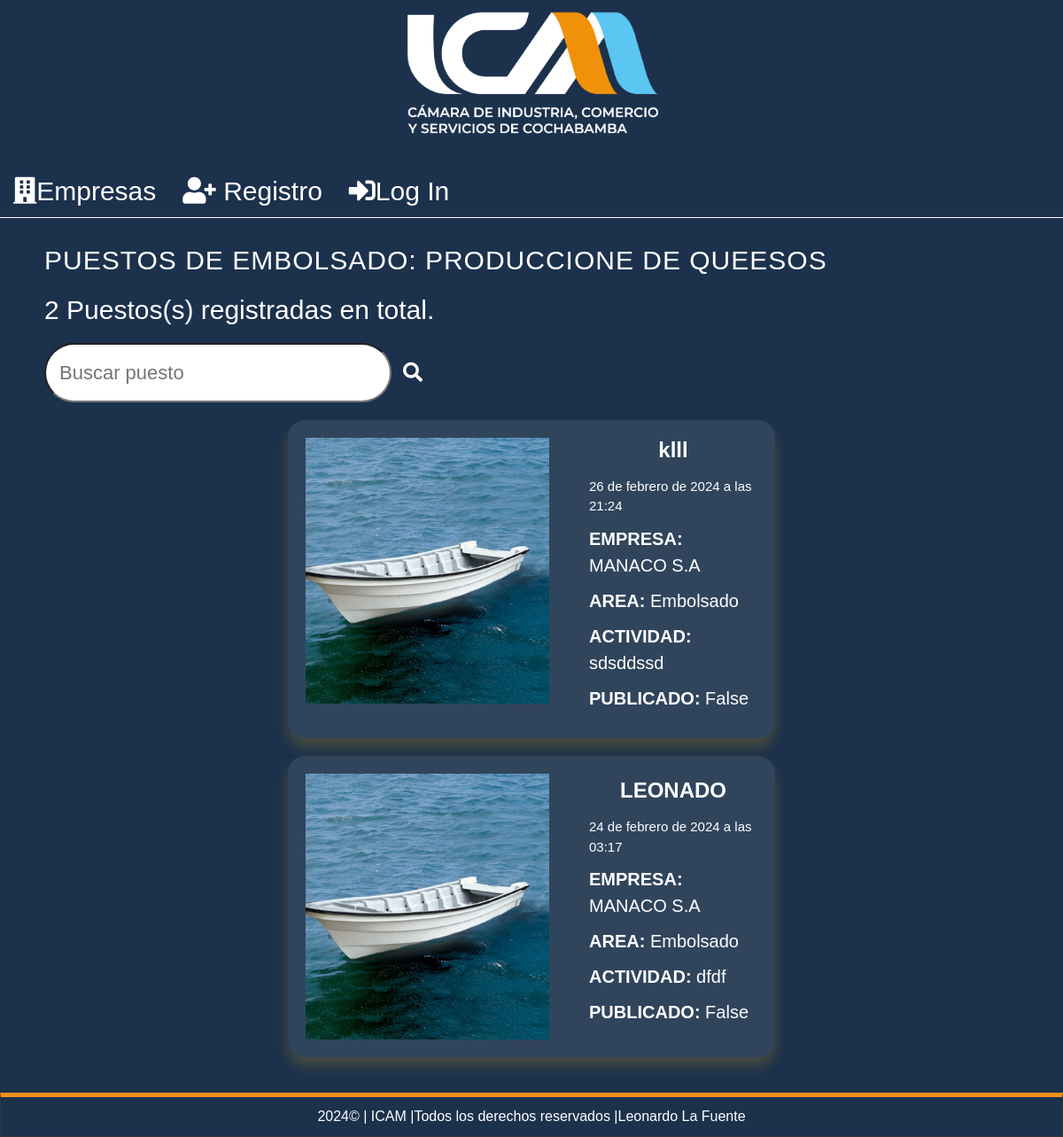
The page /buscar-puesto/17/ on the database as committed earlier.
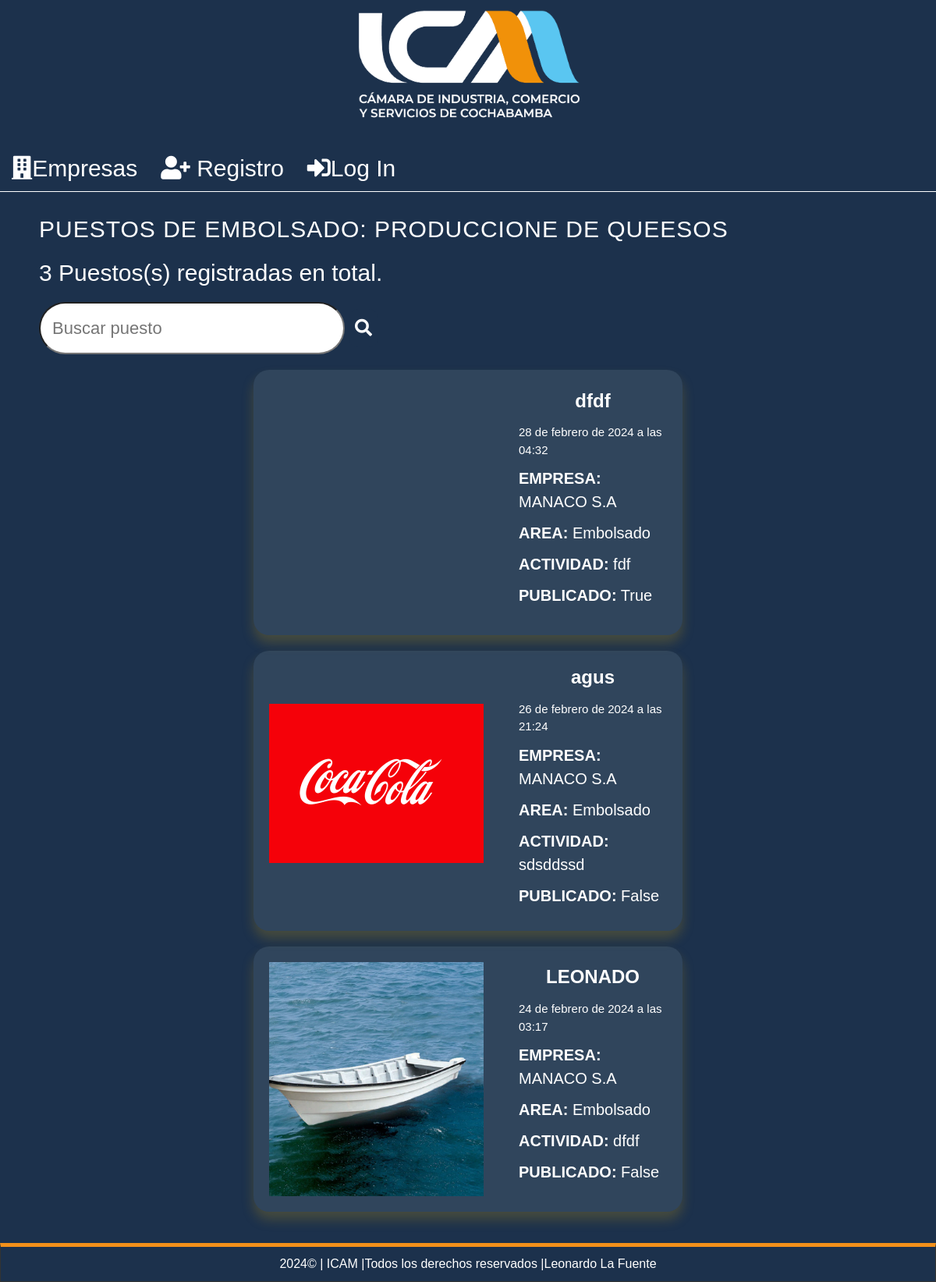
The same page on the database as committed later.
### record/models.py (models this page shows, shortened)
class Position(models.Model):
    name = models.CharField(max_length=200,verbose_name='Nombre del Puesto')
    activity_type = models.CharField(max_length=200,verbose_name='Tipo de Actividad')
    image = models.ImageField(default='null',verbose_name="Imagen",upload_to="positions")
    public=models.BooleanField(verbose_name="Publicado")
    created_at = models.DateTimeField(auto_now_add=True,verbose_name='Creado el')
    updated_at = models.DateTimeField(auto_now=True,verbose_name='Editado el')
    area = models.ForeignKey(Area, on_delete=models.CASCADE)
    class Meta:
        verbose_name='Puestos de Trabajo'
        verbose_name_plural='Puestos de Trabajo'
        ordering=['-created_at']

class Area(models.Model):
    name = models.CharField(max_length=200,verbose_name='Nombre del Area')
    description = models.TextField(verbose_name='Descripcion')
    created_at = models.DateTimeField(auto_now_add=True,verbose_name='Creado el')
    updated_at = models.DateTimeField(auto_now=True,verbose_name='Editado el')
    company = models.ForeignKey(Company, on_delete=models.CASCADE)
    class Meta:
        verbose_name='Area'
        verbose_name_plural='Areas'
    def __str__(self):
        return self.name

class Company(models.Model):
    name = models.CharField(max_length=200,verbose_name='Nombre')
    address = models.CharField(max_length=300,verbose_name='Direccion')
    department = models.CharField(max_length=200,verbose_name='Departamento',choices=DEPARTMENT_CHOICES)
    sector = models.CharField(max_length=200, verbose_name='Sector')
    image = models.ImageField(default='null',verbose_name="Imagen",upload_to="companies")
    created_at = models.DateTimeField(auto_now_add=True,verbose_name="Creado el")
    user = models.ForeignKey(User, on_delete=models.CASCADE)
    class Meta:
        verbose_name='Empresa'
        verbose_name_plural='Empresas'
    def __str__(self):
        return self.name

### record/views.py (the view)
# urls.py: path('buscar-puesto/<int:area_id>/', views.search_position, name='search_position'),
def search_position(request, area_id):
    query = request.GET.get('q')
    searched = False
    area = Area.objects.get(id=area_id)
    if query:
        positions = Position.objects.filter(Q(name__istartswith=query), area_id=area.id)
        searched = True
    else:
        positions = Position.objects.filter(area_id=area.id)
    return render(request, 'areas/area.html', {'positions': positions, 'area': area, 'searched': searched})

### pages/context_processors.py (called while the page is built)
def get_pages(request):
    pages = Page.objects.filter(visible=True).order_by('order').values_list('id','title','slug')
    return {
        'pages':pages
    }

### record/processor.py (called while the page is built)
def get_areas(request):
    if request.user.is_authenticated and 'selected_company_id' in request.session:
        try:
            company = Company.objects.get(id=request.session['selected_company_id'])
            areas = Area.objects.filter(company=company).values_list('id', 'name')
            return {
                'areas': areas,
                'selected_company_id': request.session['selected_company_id'],  # Agrega esta línea
            }
        except Company.DoesNotExist:
            return {
                'areas': [],
            }
    else:
        return {
            'areas': [],
        }

### record/templates/areas/area.html
{% extends "layouts/layout.html" %}
{%block content%}
<h1 class="title" style="text-transform: uppercase;">PUESTOS DE {{area.name}}: {{area.description}}</h1>
    {% include "positions/positions.html"  %}
{%endblock%}

### record/templates/positions/positions.html (shortened to what this page needs)
<p>{{ positions.count }} Puestos(s) registradas en total.</p>
<div style="display: flex; justify-content: space-between; align-items: center;">
  <form method="get" action="{% url 'search_position' area.id %}" style="display: flex; align-items: center;">
    <input type="text" name="q" placeholder="Buscar puesto" style="margin: 0; padding: 15px; border-radius: 50px;font-size:22px">
    <button class="form-button" type="submit" style="margin: 5px; padding: 8px;border:0;"><i class="fas fa-search"></i></button>
    </form>
</div>
{% for position in positions%}
    <article class="position-item">
        {%if position.image != 'null' %}
            <div class="image">
                <img src="{{position.image.url}}"/>
            </div>
        {%else%}
            <div class="placeholder"></div>
        {%endif%}
        <div class="data">
            <a href="{%url 'position' position.id%}" style="text-decoration: none; color: inherit;">
                <h3>{{position.name}} </h3>
            <span class="date"> {{position.created_at}}</span>
            <p><strong>EMPRESA:</strong> {{position.area.company}}</p>
            <p><strong>AREA:</strong> {{position.area}} </p>
            <p> <strong>ACTIVIDAD:</strong> {{position.activity_type|safe}}</p>
            <p> <strong>PUBLICADO:</strong> {{position.public}}</p>
            </a>
            </div>
    </article>
{% endfor %}

Rows that differ between the two databases and show on the page:
added Position: name "dfdf", created_at "28 de febrero de 2024 a las 04:32", area.company "MANACO S.A", area "Embolsado", activity_type "fdf", public "True"
changed Position "sdsddssd": image: a different picture; name "klll" → "agus"
Other text that changed with them:
{{ positions.count }}: "2" → "3"
